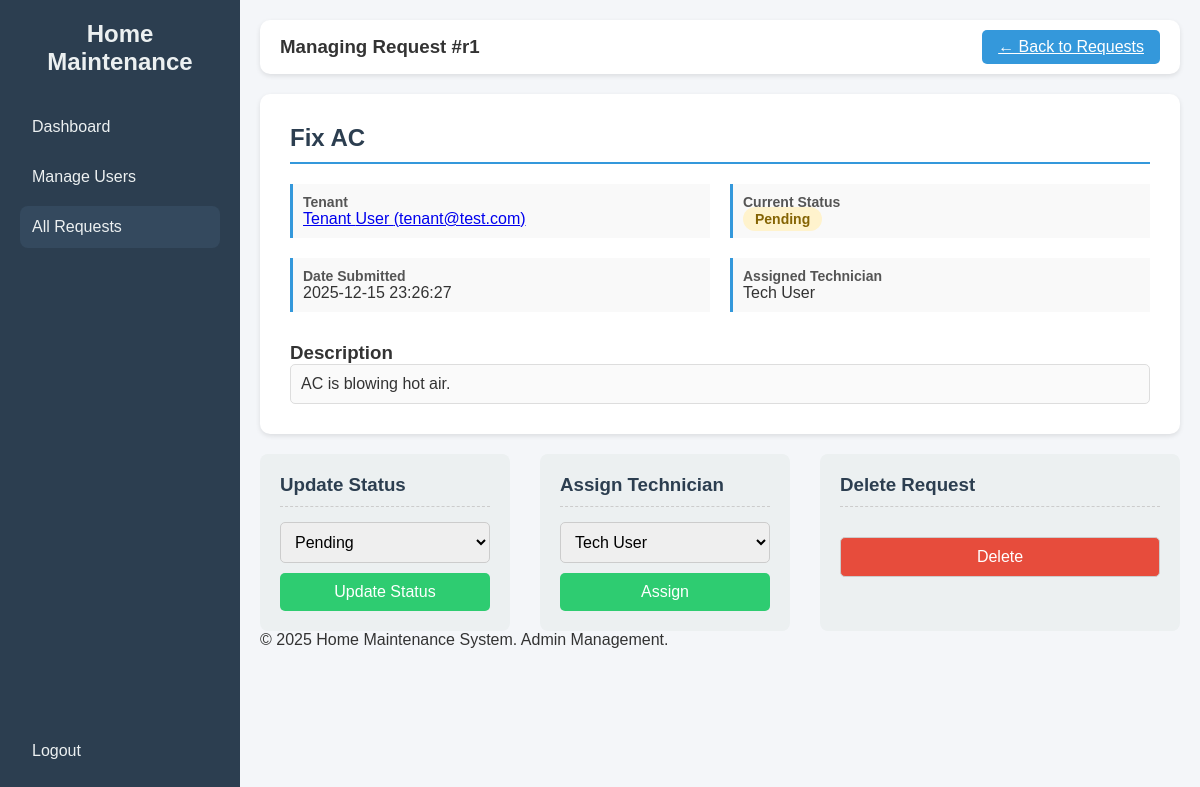
Page /admin/manage_request/r1 (signed in) on the earlier database version.
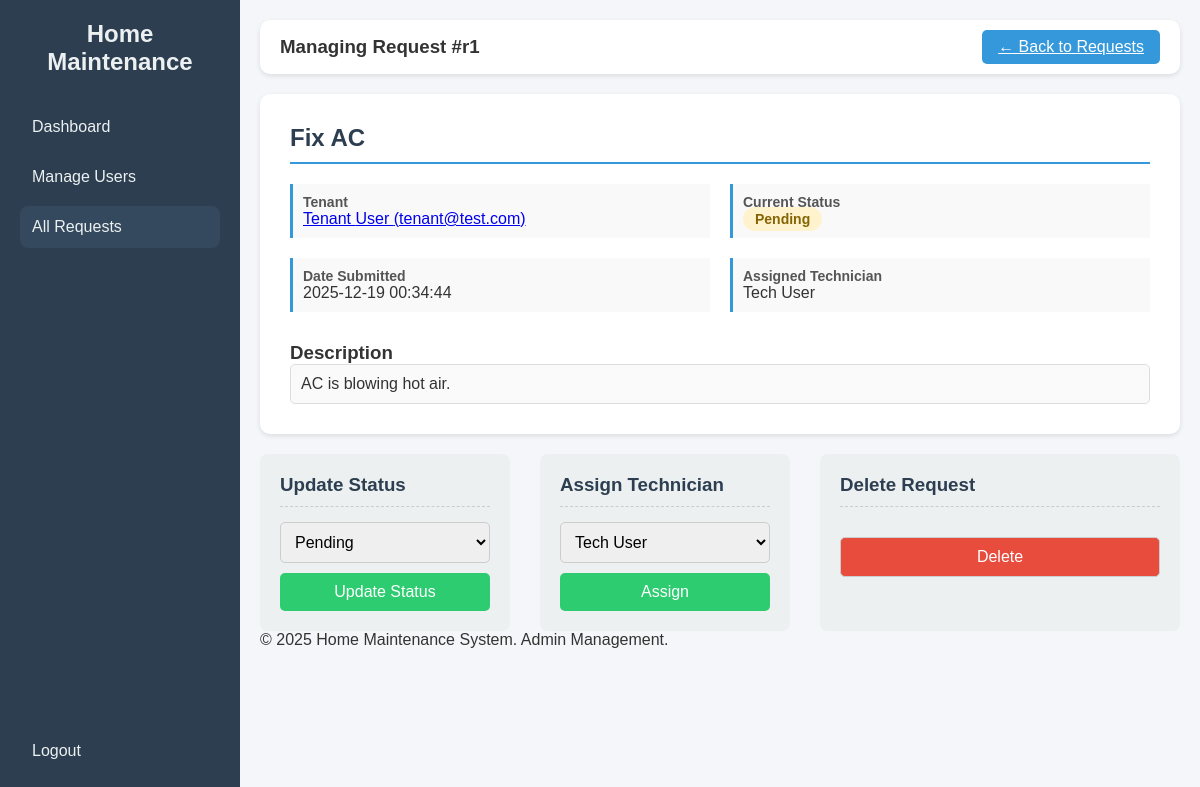
Same page on the later database version.
### tables this page shows
CREATE TABLE requests (
        id TEXT PRIMARY KEY,
        title TEXT,
        description TEXT,
        status TEXT,
        assigned_to TEXT,
        date TEXT,
        user_id TEXT,
        FOREIGN KEY(user_id) REFERENCES users(id),
        FOREIGN KEY(assigned_to) REFERENCES users(id)
    );

CREATE TABLE users (
        id TEXT PRIMARY KEY,
        fname TEXT,
        lname TEXT,
        email TEXT UNIQUE,
        password TEXT,
        role TEXT,
        birth_date TEXT,
        gender TEXT
    );

### app.py (the view)
@app.route('/admin/manage_request/<request_id>', methods=['GET', 'POST'])
@login_Authentication
@Role_Authentication(["admin"])
def admin_manage_request(request_id):
    conn = get_db_connection()
    if request.method == 'POST':
        action = request.form.get('action')
        if action == 'update_status' or action == 'assign_technician':
            new_status = request.form.get('status')
            new_assigned_to = request.form.get('assigned_to')
            if action == 'update_status' and new_status in ['Pending', 'In Progress', 'Completed']:
                conn.execute("UPDATE requests SET status = ? WHERE id = ?", (new_status, request_id))
                conn.commit()
                flash(f"Request {request_id} status updated to **{new_status}**.", 'success')
            elif action == 'assign_technician':
                tech_id = new_assigned_to if new_assigned_to != 'none' else None
                conn.execute("UPDATE requests SET assigned_to = ? WHERE id = ?", (tech_id, request_id))
                conn.commit()
                flash(f"Request {request_id} assignment updated.", 'success')
        elif action == 'delete':
            conn.execute("DELETE FROM requests WHERE id = ?", (request_id,))
            conn.commit()
            conn.close()
            flash(f"Request {request_id} permanently deleted.", 'success')
            return redirect(url_for('admin_dashboard'))
        conn.close()
        return redirect(url_for('admin_manage_request', request_id=request_id))
    else:
        request_query = """
            SELECT r.*,
                   u_tenant.fname AS tenant_fname, u_tenant.lname AS tenant_lname, u_tenant.email AS tenant_email,
                   u_tech.fname AS tech_fname, u_tech.lname AS tech_lname
            FROM requests r
            JOIN users u_tenant ON r.user_id = u_tenant.id
            LEFT JOIN users u_tech ON r.assigned_to = u_tech.id
            WHERE r.id = ?
        """
        request_data = conn.execute(request_query, (request_id,)).fetchone()
        if not request_data:
            conn.close()
            flash("Request not found.", 'error')
            return redirect(url_for('admin_dashboard'))
        technicians = conn.execute(
            "SELECT id, fname, lname FROM users WHERE role = 'technician'"
        ).fetchall()
        conn.close()
        assigned_name = f"{request_data['tech_fname']} {request_data['tech_lname']}" if request_data['tech_fname'] else 'Unassigned'
        return render_template('admin_manage_request.html',
                               request_data=request_data,
                               technicians=technicians,
                               assigned_name=assigned_name,
                               role=session.get('role'))

### app.py (called while the page is built)
def get_db_connection():
    conn = sqlite3.connect(DB_NAME)
    conn.row_factory = sqlite3.Row
    return conn

def login_Authentication(f):
    @wraps(f)
    def decorated_function(*args, **Kwargs):
        if 'User_id' not in session:
            flash('Please log in to access this page.')
            return redirect(url_for("login"))
        return f(*args, **Kwargs)
    return decorated_function

def Role_Authentication(allowed_roles):
    def decorator(f):
        @wraps(f)
        def decorated_function(*args, **Kwargs):
            if 'role' not in session:
                flash('Access denied. Please log in.')
                return redirect(url_for("login"))
            if session['role'] not in allowed_roles:
                flash('Access denied. Insufficient privileges.')
                return redirect(url_for("dashboard"))
            return f(*args, **Kwargs)
        return decorated_function
    return decorator

### templates/admin_manage_request.html (shortened to what this page needs)
<!DOCTYPE html>
<html lang="en">
<head>
</head>
<body>
    <div class="sidebar">
        <div>
            <h2>Home Maintenance</h2>
            <a href="{{ url_for('admin_dashboard') }}">Dashboard</a>
            <a href="{{ url_for('admin_users') }}">Manage Users</a>
            <a href="{{ url_for('admin_all_requests') }}" class="active">All Requests</a>
        </div>
        <div>
            <a href="{{ url_for('logout') }}">Logout</a>
        </div>
    </div>
    <div class="main">
        <div class="top-bar">
            <h3>Managing Request #{{ request_data.id }}</h3>
            <a href="{{ url_for('admin_all_requests') }}" class="logout-btn" style="background: #3498db;">← Back to Requests</a>
        </div>
        <div class="content-section">
            <h2>{{ request_data.title }}</h2>
            <div class="detail-grid">
                <div class="detail-item">
                    <strong>Tenant</strong>
                    <p>
                        <a href="{{ url_for('admin_view_tenant_requests', tenant_id=request_data.user_id) }}" class="action-link">
                            {{ request_data.tenant_fname }} {{ request_data.tenant_lname }} ({{ request_data.tenant_email }})
                        </a>
                    </p>
                </div>
                <div class="detail-item">
                    <strong>Current Status</strong>
                    <p>
                        {% if request_data.status == 'Pending' %}
                            <span class="status-badge status-pending">Pending</span>
                        {% elif request_data.status == 'Completed' %}
                            <span class="status-badge status-completed">Completed</span>
                        {% else %}
                            <span class="status-badge status-in-progress">In Progress</span>
                        {% endif %}
                    </p>
                </div>
                <div class="detail-item">
                    <strong>Date Submitted</strong>
                    <p>{{ request_data.date }}</p>
                </div>
                <div class="detail-item">
                    <strong>Assigned Technician</strong>
                    <p>{{ assigned_name }}</p>
                </div>
            </div>
            <h3>Description</h3>
            <p style="padding: 10px; border: 1px solid #ddd; border-radius: 5px; background: #fafafa; white-space: pre-wrap;">{{ request_data.description }}</p>
        </div>
        <div class="management-actions">
            <div class="action-box">
                <h3>Update Status</h3>
                <form method="POST" action="{{ url_for('admin_manage_request', request_id=request_data.id) }}">
                    <select name="status" required>
                        <option value="Pending" {% if request_data.status == 'Pending' %}selected{% endif %}>Pending</option>
                    </select>
                    <button type="submit" class="update-btn">Update Status</button>
                </form>
            </div>
            <div class="action-box">
                <h3>Assign Technician</h3>
                <form method="POST" action="{{ url_for('admin_manage_request', request_id=request_data.id) }}">
                    <select name="assigned_to" required>
                        {% for tech in technicians %}
                            <option value="{{ tech.id }}" {% if request_data.assigned_to == tech.id %}selected{% endif %}>
                                {{ tech.fname }} {{ tech.lname }}
                            </option>
                        {% endfor %}
                    </select>
                    <button type="submit" class="update-btn">Assign</button>
                </form>
            </div>
            <div class="action-box" style="flex-basis: 150px;">
                <h3>Delete Request</h3>
                <form method="POST" action="{{ url_for('admin_manage_request', request_id=request_data.id) }}" onsubmit="return confirm('Are you sure you want to permanently delete this request? This action cannot be undone.');">
                    <button type="submit" class="delete-btn">Delete</button>
                </form>
            </div>
        </div>
        <footer>
            <p>&copy; 2025 Home Maintenance System. Admin Management.</p>
        </footer>
    </div>
</body>
</html>

### templates/admin_manage_request.html (style rules this page uses)
* { margin: 0; padding: 0; box-sizing: border-box; }
body { font-family: Arial, sans-serif; display: flex; background: #f4f6f9; min-height: 100vh; color: #333; }
.sidebar { width: 240px; background: #2c3e50; color: #fff; display: flex; flex-direction: column; justify-content: space-between; padding: 20px; }
.sidebar h2 { text-align: center; margin-bottom: 30px; color: #ecf0f1; }
.sidebar a { color: #ecf0f1; text-decoration: none; padding: 12px; border-radius: 8px; display: block; margin: 8px 0; transition: 0.3s; cursor: pointer; }
.sidebar a.active { background: #34495e; }
.main { flex: 1; display: flex; flex-direction: column; padding: 20px; }
.top-bar { display: flex; justify-content: space-between; align-items: center; background: #fff; padding: 10px 20px; border-radius: 10px; box-shadow: 0 2px 5px rgba(0,0,0,0.1); margin-bottom: 20px; }
.logout-btn { padding: 8px 16px; background: #e74c3c; color: white; border: none; border-radius: 5px; cursor: pointer; transition: 0.3s; }
.content-section { background: #fff; padding: 30px; border-radius: 10px; box-shadow: 0 2px 5px rgba(0,0,0,0.1); margin-bottom: 20px; }
.content-section h2 { color: #2c3e50; border-bottom: 2px solid #3498db; padding-bottom: 10px; margin-bottom: 20px; }
.detail-grid { display: grid; grid-template-columns: 1fr 1fr; gap: 20px; margin-bottom: 30px; }
.detail-item { padding: 10px; border-left: 3px solid #3498db; background: #f9f9f9; }
.detail-item strong { display: block; color: #555; font-size: 14px; }
.detail-item p { margin: 0; font-size: 16px; font-weight: 500; }
.management-actions { display: flex; gap: 30px; }
.action-box { flex: 1; background: #ecf0f1; padding: 20px; border-radius: 8px; }
.action-box h3 { color: #2c3e50; margin-bottom: 15px; border-bottom: 1px dashed #ccc; padding-bottom: 10px; }
.action-box form { display: flex; flex-direction: column; gap: 10px; }
.action-box select, .action-box button { padding: 10px; border-radius: 5px; border: 1px solid #ccc; font-size: 16px; }
.action-box button.update-btn { background: #2ecc71; color: white; border: none; cursor: pointer; transition: 0.3s; }
.delete-btn { background: #e74c3c; color: white; border: none; cursor: pointer; margin-top: 15px; }
.status-badge { padding: 4px 12px; border-radius: 12px; font-size: 14px; font-weight: bold; }
.status-pending { background: #fff3cd; color: #856404; }

Differences in the rows shown:
changed requests "Fix AC": date "2025-12-15 23:26:27" → "2025-12-19 00:34:44"
